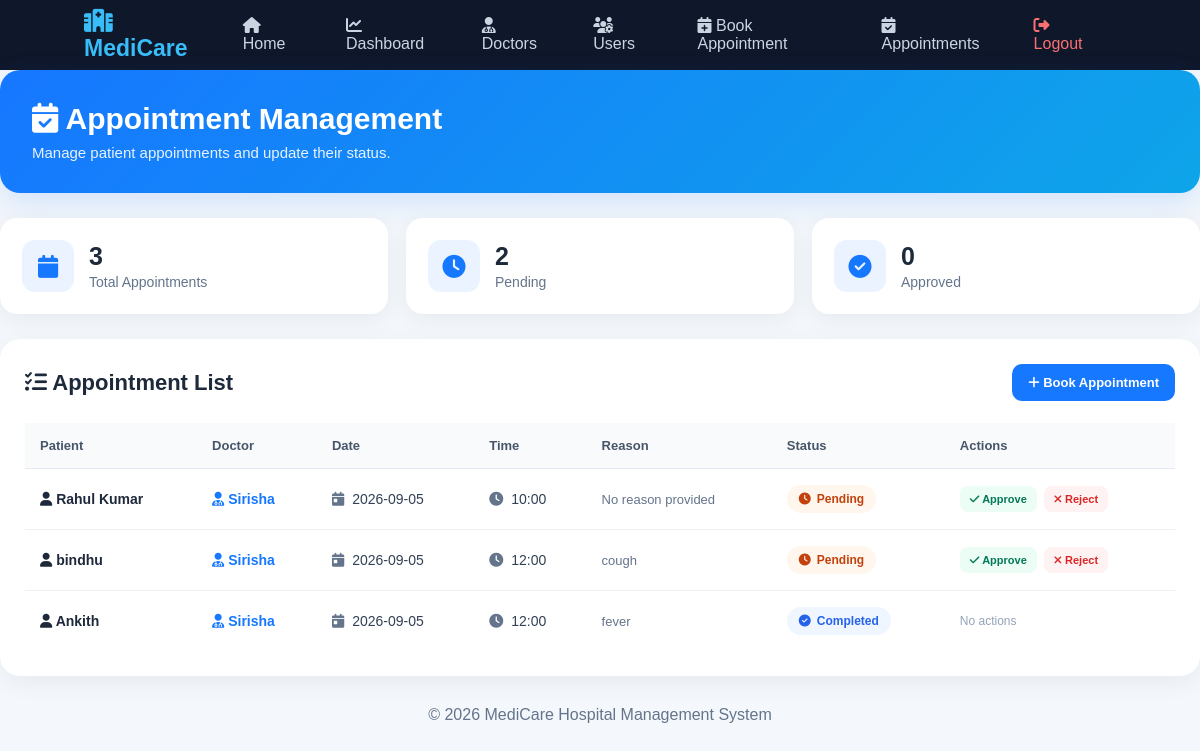
The app's page /appointments (signed in) with its own data.
### tables this page shows
CREATE TABLE appointments (
            id INTEGER PRIMARY KEY AUTOINCREMENT,
            patient TEXT NOT NULL,
            doctor TEXT NOT NULL,
            date TEXT NOT NULL,
            time TEXT NOT NULL,
            reason TEXT,
            status TEXT DEFAULT 'Pending'
        );

### app.py (the view, shortened to what this page needs)
@app.route("/appointments")
@login_required
def appointments():
    db = get_db()
    appointments_data = db.execute(
        """
        SELECT *
        FROM appointments
        ORDER BY id DESC
        """
    ).fetchall()
    db.close()
    return render_template(
        "appointments.html",
        appointments=appointments_data
    )

### app.py (called while the page is built)
def get_db():
    db = sqlite3.connect(DATABASE)
    db.row_factory = sqlite3.Row
    return db

def login_required(f):
    @wraps(f)
    def decorated_function(*args, **kwargs):
        if "username" not in session:
            return redirect(url_for("login"))
        return f(*args, **kwargs)
    return decorated_function

### templates/appointments.html (shortened to what this page needs)
{% extends "base.html" %}
{% block content %}
<div class="appointments-page">
    <div class="page-hero">
        <h1>
            <i class="fa-solid fa-calendar-check"></i>
            {% if session.get("role") == "patient" %}
                My Appointments
            {% else %}
                Appointment Management
            {% endif %}
        </h1>
        <p>
            {% if session.get("role") == "patient" %}
                View and track your hospital appointments.
            {% else %}
                Manage patient appointments and update their status.
            {% endif %}
        </p>
    </div>
    <div class="summary-grid">
        <div class="summary-card">
            <div class="summary-icon">
                <i class="fa-solid fa-calendar"></i>
            </div>
            <div>
                <h2>
                    {{ appointments|length }}
                </h2>
                <p>
                    {% if session.get("role") == "patient" %}
                        My Appointments
                    {% else %}
                        Total Appointments
                    {% endif %}
                </p>
            </div>
        </div>
        <div class="summary-card">
            <div class="summary-icon">
                <i class="fa-solid fa-clock"></i>
            </div>
            <div>
                <h2>
                    {{ appointments|selectattr("status", "equalto", "Pending")|list|length }}
                </h2>
                <p>
                    Pending
                </p>
            </div>
        </div>
        <div class="summary-card">
            <div class="summary-icon">
                <i class="fa-solid fa-circle-check"></i>
            </div>
            <div>
                <h2>
                    {{ appointments|selectattr("status", "equalto", "Approved")|list|length }}
                </h2>
                <p>
                    Approved
                </p>
            </div>
        </div>
    </div>
    <div class="appointments-card">
        <div class="card-heading">
            <div>
                <h2>
                    <i class="fa-solid fa-list-check"></i>
                    Appointment List
                </h2>
            </div>
            <a
                href="{{ url_for('appointment') }}"
                class="new-appointment-btn"
            >
                <i class="fa-solid fa-plus"></i>
                Book Appointment
            </a>
        </div>
        {% if appointments %}
        <table class="appointment-table">
            <thead>
                <tr>
                    {% if session.get("role") != "patient" %}
                    <th>Patient</th>
                    {% endif %}
                    <th>Doctor</th>
                    <th>Date</th>
                    <th>Time</th>
                    <th>Reason</th>
                    <th>Status</th>
                    {% if session.get("role") in ["admin", "doctor"] %}
                    <th>Actions</th>
                    {% endif %}
                </tr>
            </thead>
            <tbody>
                {% for appointment in appointments %}
                <tr>
                    {% if session.get("role") != "patient" %}
                    <td>
                        <div class="patient-name">
                            <i class="fa-solid fa-user"></i>
                            {{ appointment.patient }}
                        </div>
                    </td>
                    {% endif %}
                    <td>
                        <div class="doctor-name">
                            <i class="fa-solid fa-user-doctor"></i>
                            {{ appointment.doctor }}
                        </div>
                    </td>
                    <td>
                        <div class="date-box">
                            <i class="fa-solid fa-calendar-day"></i>
                            {{ appointment.date }}
                        </div>
                    </td>
                    <td>
                        <div class="time-box">
                            <i class="fa-solid fa-clock"></i>
                            {{ appointment.time }}
                        </div>
                    </td>
                    <td>
                        <div class="reason">
                            {% if appointment.reason %}
                                {{ appointment.reason }}
                            {% else %}
                                No reason provided
                            {% endif %}
                        </div>
                    </td>
                    <td>
                        {% if appointment.status == "Pending" %}
                        <span class="status status-pending">
                            <i class="fa-solid fa-clock"></i>
                            Pending
                        </span>
                        {% elif appointment.status == "Approved" %}
                        <span class="status status-approved">
                            <i class="fa-solid fa-check"></i>
                            Approved
                        </span>
                        {% elif appointment.status == "Rejected" %}
                        <span class="status status-rejected">
                            <i class="fa-solid fa-xmark"></i>
                            Rejected
                        </span>
                        {% elif appointment.status == "Completed" %}
                        <span class="status status-completed">
                            <i class="fa-solid fa-circle-check"></i>
                            Completed
                        </span>
                        {% endif %}
                    </td>
                    {% if session.get("role") in ["admin", "doctor"] %}
                    <td>
                        <div class="actions">
                            {% if appointment.status == "Pending" %}
                            <a
                                href="{{ url_for(
                                    'update_appointment_status',
                                    appointment_id=appointment.id,
                                    status='Approved'
                                ) }}"
                                class="action-btn approve-btn"
                            >
                                <i class="fa-solid fa-check"></i>
                                Approve
                            </a>
                            <a
                                href="{{ url_for(
                                    'update_appointment_status',
                                    appointment_id=appointment.id,
                                    status='Rejected'
                                ) }}"
                                class="action-btn reject-btn"
                            >
                                <i class="fa-solid fa-xmark"></i>
                                Reject
                            </a>
                            {% else %}
                            <span style="color:#94a3b8;font-size:12px;">
                                No actions
                            </span>
                            {% endif %}
                        </div>
                    </td>
                    {% endif %}
                </tr>
                {% endfor %}
            </tbody>
        </table>
        {% endif %}
    </div>
</div>
{% endblock %}

### static/style.css (style rules this page uses)
* { margin: 0; padding: 0; box-sizing: border-box; }
body { font-family: Arial, Helvetica, sans-serif; background: #f4f7fb; color: #1e293b; }
table { width: 100%; border-collapse: collapse; }
th { background: #f8fafc; padding: 14px; text-align: left; color: #475569; }
td { padding: 14px; border-top: 1px solid #e2e8f0; }
.status { padding: 6px 12px; border-radius: 20px; font-size: 12px; font-weight: bold; }

### templates/appointments.html (style rules this page uses)
.appointments-page { max-width: 1200px; margin: 0 auto; }
.page-hero { background: linear-gradient(135deg, #1677ff, #0ea5e9); color: white; padding: 32px; border-radius: 20px; margin-bottom: 25px; box-shadow: 0 10px 30px rgba(22,119,255,0.15); }
.page-hero h1 { font-size: 30px; margin-bottom: 8px; }
.page-hero p { opacity: 0.9; font-size: 15px; }
.summary-grid { display: grid; grid-template-columns: repeat(3, 1fr); gap: 18px; margin-bottom: 25px; }
.summary-card { background: white; padding: 22px; border-radius: 17px; box-shadow: 0 6px 25px rgba(0,0,0,0.06); display: flex; align-items: center; gap: 15px; }
.summary-icon { width: 52px; height: 52px; border-radius: 13px; background: #eaf3ff; color: #1677ff; display: flex; align-items: center; justify-content: center; font-size: 23px; }
.summary-card h2 { font-size: 25px; margin-bottom: 3px; }
.summary-card p { color: #64748b; font-size: 14px; }
.appointments-card { background: white; border-radius: 20px; padding: 25px; box-shadow: 0 6px 25px rgba(0,0,0,0.06); }
.card-heading { display: flex; align-items: center; justify-content: space-between; margin-bottom: 22px; }
.card-heading h2 { color: #1e293b; font-size: 22px; }
.new-appointment-btn { background: #1677ff; color: white; text-decoration: none; padding: 11px 16px; border-radius: 10px; font-size: 13px; font-weight: 700; }
.appointment-table { width: 100%; border-collapse: collapse; }
.appointment-table th { text-align: left; background: #f8fafc; color: #475569; padding: 15px; font-size: 13px; font-weight: 700; border-bottom: 1px solid #e5eaf2; }
.appointment-table td { padding: 16px 15px; border-bottom: 1px solid #eef2f7; color: #334155; font-size: 14px; }
.appointment-table tr:last-child td { border-bottom: none; }
.patient-name { font-weight: 700; color: #1e293b; }
.doctor-name { font-weight: 600; color: #1677ff; }
.date-box { display: flex; align-items: center; gap: 8px; }
.date-box i { color: #64748b; }
.time-box { display: flex; align-items: center; gap: 8px; }
.time-box i { color: #64748b; }
.status { display: inline-flex; align-items: center; gap: 6px; padding: 7px 12px; border-radius: 20px; font-size: 12px; font-weight: 700; }
.status-pending { background: #fff7ed; color: #c2410c; }
.status-completed { background: #eff6ff; color: #2563eb; }
.actions { display: flex; gap: 7px; flex-wrap: wrap; }
.action-btn { text-decoration: none; padding: 7px 10px; border-radius: 8px; font-size: 11px; font-weight: 700; }
.approve-btn { background: #ecfdf5; color: #047857; }
.reject-btn { background: #fef2f2; color: #dc2626; }
.reason { max-width: 180px; color: #64748b; font-size: 13px; }

### records on screen
appointments: patient "Rahul Kumar", doctor "Sirisha", date "2026-09-05", time "10:00", reason "No reason provided", status "Pending" (drawn)
appointments: patient "bindhu", doctor "Sirisha", date "2026-09-05", time "12:00", reason "cough", status "Pending" (drawn)
appointments: patient "Ankith", doctor "Sirisha", date "2026-09-05", time "12:00", reason "fever", status "Completed" (drawn)

### other values on screen
{{ appointments|length }} "3"
{{ appointments|selectattr("status", "equalto", "Pending")|list|length }} "2"
{{ appointments|selectattr("status", "equalto", "Approved")|list|length }} "0"
